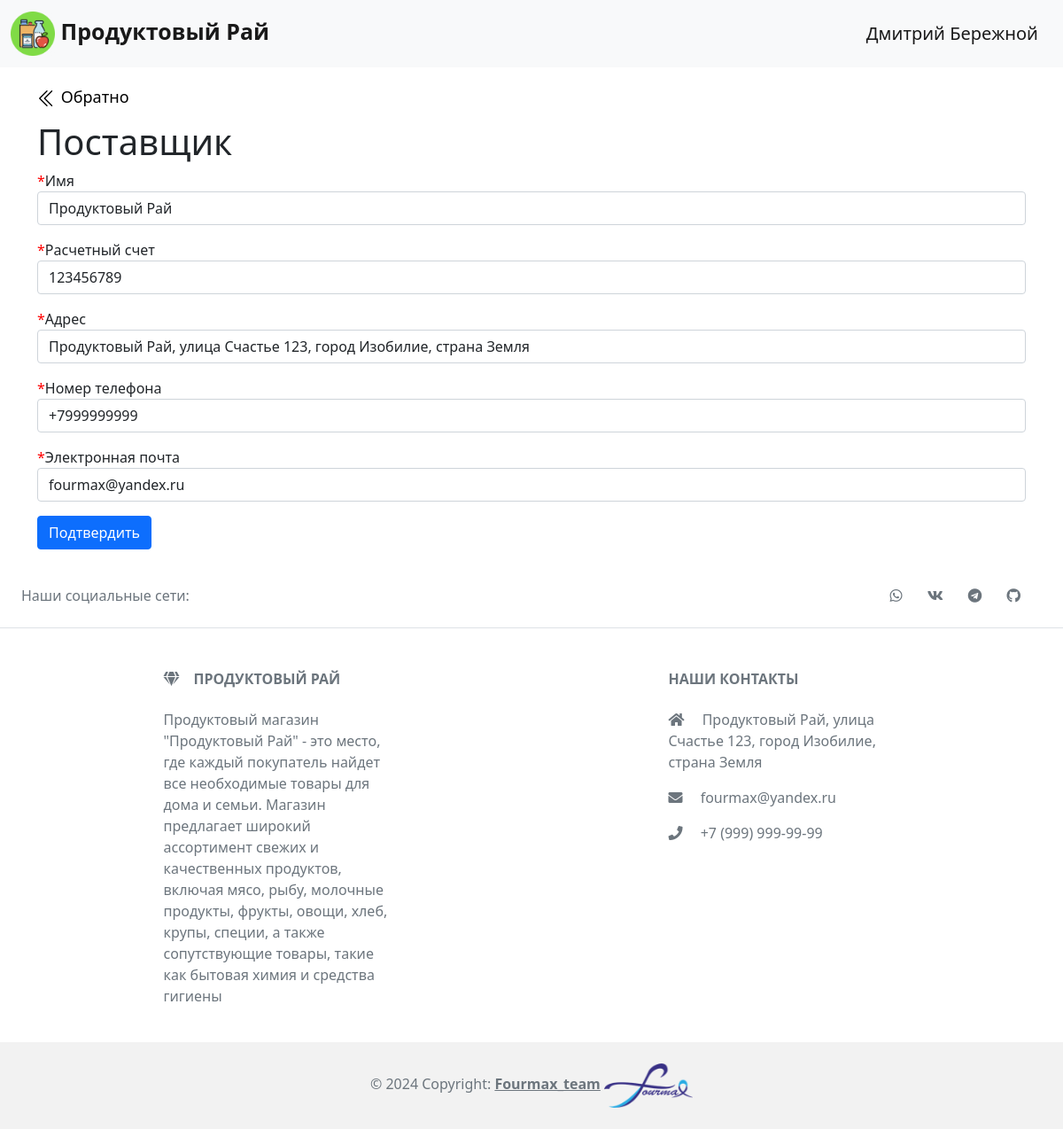
Page /update_supplier/1 (signed in) on the committed database.
### data/users.py (models this page shows, shortened)
class User(SqlAlchemyBase, UserMixin, SerializerMixin):
    __tablename__ = 'users'
    id = sqlalchemy.Column(sqlalchemy.Integer, primary_key=True,
                           autoincrement=True)
    surname = sqlalchemy.Column(sqlalchemy.String, nullable=True)
    name = sqlalchemy.Column(sqlalchemy.String, nullable=True)
    items_list = sqlalchemy.Column(sqlalchemy.String, nullable=True)
    mobile_phone = sqlalchemy.Column(
        sqlalchemy.String, index=True, unique=True, nullable=True
    )
    hashed_password = sqlalchemy.Column(sqlalchemy.String, nullable=True)
    orders = orm.relationship('Order', back_populates='user')

### data/suppliers.py (models this page shows)
class Supplier(SqlAlchemyBase, SerializerMixin):
    __tablename__ = 'suppliers'
    id = sqlalchemy.Column(sqlalchemy.Integer, primary_key=True,
                           autoincrement=True)
    name = sqlalchemy.Column(sqlalchemy.String, nullable=True)
    payment_account = sqlalchemy.Column(sqlalchemy.String, nullable=True)
    address = sqlalchemy.Column(sqlalchemy.String, nullable=True)
    mobile_phone = sqlalchemy.Column(
        sqlalchemy.String, index=True, unique=True, nullable=True
    )
    email = sqlalchemy.Column(
        sqlalchemy.String, index=True, unique=True, nullable=True
    )
    items = orm.relationship('Item', back_populates='suppliers')

### server.py (the view, shortened to what this page needs)
@app.route("/update_supplier/<int:supplier_id>", methods=['GET', 'POST'])
def update_supplier_page(supplier_id):
    form = AddSupplierForm()
    if request.method == "GET":
        db_sess = db_session.create_session()
        supplier = db_sess.query(Supplier).filter(
            Supplier.id == supplier_id
        ).first()
        if supplier:
            form.name.data = supplier.name
            form.payment_account.data = supplier.payment_account
            form.address.data = supplier.address
            form.mobile_phone.data = supplier.mobile_phone
            form.email.data = supplier.email
        else:
            abort(404)
    return render_template(
        'add_supplier.html', title='Редактирование поставщика',
        host_data=request.host, form=form
    )

### forms/admin.py
class AddSupplierForm(FlaskForm):
    name = StringField('Имя', validators=[DataRequired()])
    payment_account = IntegerField(
        'Расчетный счет',
        validators=[DataRequired()]
    )
    address = StringField('Адрес', validators=[DataRequired()])
    mobile_phone = TelField(
        'Номер телефона', validators=[DataRequired(), Length(max=15)]
    )
    email = StringField(
        'Электронная почта', validators=[DataRequired()]
    )
    submit = SubmitField('Подтвердить')

### data/db_session.py (called while the page is built)
def create_session() -> Session:
    global __factory
    return __factory()

### server.py (called while the page is built)
@login_manager.user_loader
def load_user(user_id):
    db_sess = db_session.create_session()
    return db_sess.query(User).get(user_id)

### templates/add_supplier.html (shortened to what this page needs)
{% extends "base.html" %}
{% block content %}
    <div class="return-to-catalog" style="padding-top: 20px;">
        <a href="/admin">
        </a>
        <a href="/admin">Обратно</a>
    </div>
    <h1>Поставщик</h1>
    <form action="" method="post">
        <p>
            <span class="req-marker">*</span>{{ form.name.label }}<br>
            {{ form.name(class="form-control") }}
        </p>
        <p>
            <span class="req-marker">*</span>{{ form.payment_account.label }}<br>
            {{ form.payment_account(class="form-control") }}
        </p>
        <p>
            <span class="req-marker">*</span>{{ form.address.label }}<br>
            {{ form.address(class="form-control") }}
        </p>
        <p>
            <span class="req-marker">*</span>{{ form.mobile_phone.label }}<br>
            {{ form.mobile_phone(class="form-control", type="tel") }}
        </p>
        <p>
            <span class="req-marker">*</span>{{ form.email.label }}<br>
            {{ form.email(class="form-control", type="email") }}
        </p>
        <p>{{ form.submit(type="submit", class="btn btn-primary") }}</p>
    </form>
{% endblock %}

### templates/base.html (shortened to what this page needs)
<!doctype html>
<html lang="en">
<head>
    <link href="/static/css/normalize.css" rel="stylesheet">
    <link href="https://cdn.jsdelivr.net/npm/bootstrap@5.0.0-beta3/dist/css/bootstrap.min.css" rel="stylesheet">
	<link rel="stylesheet" href="https://use.fontawesome.com/releases/v5.15.3/css/all.css">
    <link rel="stylesheet" type="text/css" href="/static/css/style.css" />
</head>
    <body>
    <header>
        <nav class="navbar navbar-expand-sm navbar-light bg-light">
            <div class="container-fluid">
                <a class="navbar-brand" href="/"
                   style="font-size: 25px">
                    <img src="/static/img/nav_icon.png" class="nav_icon"
                         width="50px" height="50px">
                    <b>Продуктовый Рай</b>
                </a>
                <div class="collapse navbar-collapse" id="navbarSupportedContent">
                    <ul class="navbar-nav ms-auto mb-1 mb-lg-0">
                        {% if current_user.is_authenticated %}
                            <a class="navbar-brand" href="{{ '/admin' if current_user.id == 1 else '/personal_account' }}" id="{{current_user.id}}" name="current_user">{{ current_user.name }} {{ current_user.surname }}</a>
                        {% endif %}
                    </ul>
                </div>
            </div>
        </nav>
    </header>
    <main role="main" class="container">
        {% block content %}{% endblock %}
    </main>
    <footer class="text-center text-lg-start bg-body-tertiary text-muted">
      <section class="d-flex justify-content-center justify-content-lg-between p-4 border-bottom">
        <div class="me-5 d-none d-lg-block">
          <span>Наши социальные сети:</span>
        </div>
        <div>
          <a href="#" class="me-4 text-reset"><i class="fab fa-whatsapp"></i></a>
          <a href="#" class="me-4 text-reset"><i class="fab fa-vk"></i></a>
          <a href="#" class="me-4 text-reset"><i class="fab fa-telegram"></i></a>
          <a href="https://github.com/DABer1805/online_store.git" class="me-4 text-reset"><i class="fab fa-github"></i></a>
        </div>
      </section>
      <section class="">
        <div class="container text-center text-md-start mt-5">
          <div class="row mt-3">
            <div class="col-md-3 col-lg-4 col-xl-3 mx-auto mb-4">
              <h6 class="text-uppercase fw-bold mb-4">
                <i class="fas fa-gem me-3"></i>Продуктовый Рай
              </h6>
              <p>
                Продуктовый магазин "Продуктовый Рай" - это место, где
                каждый покупатель найдет все необходимые
                товары для дома и семьи. Магазин предлагает широкий
                ассортимент свежих и качественных продуктов, включая мясо,
                рыбу, молочные продукты, фрукты, овощи, хлеб, крупы,
                специи, а также сопутствующие товары, такие как бытовая
                химия и средства гигиены
              </p>
            </div>
            <div class="col-md-4 col-lg-3 col-xl-3 mx-auto mb-md-0 mb-4">
              <h6 class="text-uppercase fw-bold mb-4">Наши контакты</h6>
              <p><i class="fas fa-home me-3"></i> Продуктовый Рай, улица Счастье 123, город Изобилие, страна Земля</p>
              <p>
                <i class="fas fa-envelope me-3"></i>
                fourmax@yandex.ru
              </p>
              <p><i class="fas fa-phone me-3"></i> +7 (999) 999-99-99</p>
            </div>
          </div>
        </div>
      </section>
      <div class="text-center p-4" style="background-color: rgba(0, 0, 0, 0.05);">
        © 2024 Copyright:
        <a class="text-reset fw-bold" href="https://github.com/DABer1805/online_store.git">Fourmax_team</a>
          <img src="/static/img/brand_img.png" style="height: 50px; width: 100px">
      </div>
    </footer>
    </body>
</html>

### static/css/style.css (style rules this page uses)
* { scrollbar-width: 3px; scrollbar-color: #c1c1c1 #f1f1f1; }
.return-to-catalog { height: 60px; }
.return-to-catalog a { color: black; font-size: 18px; font-weight: 450; text-decoration: none; }
.return-to-catalog svg { width: 22px; height: 22px; }
.req-marker { color: red; }

### rows in the picture
User: name "Дмитрий", surname "Бережной"
Supplier: name "Продуктовый Рай", payment_account "123456789", address "Продуктовый Рай, улица Счастье 123, город Изобилие, страна Земля", mobile_phone "+7999999999", email "fourmax@yandex.ru"
